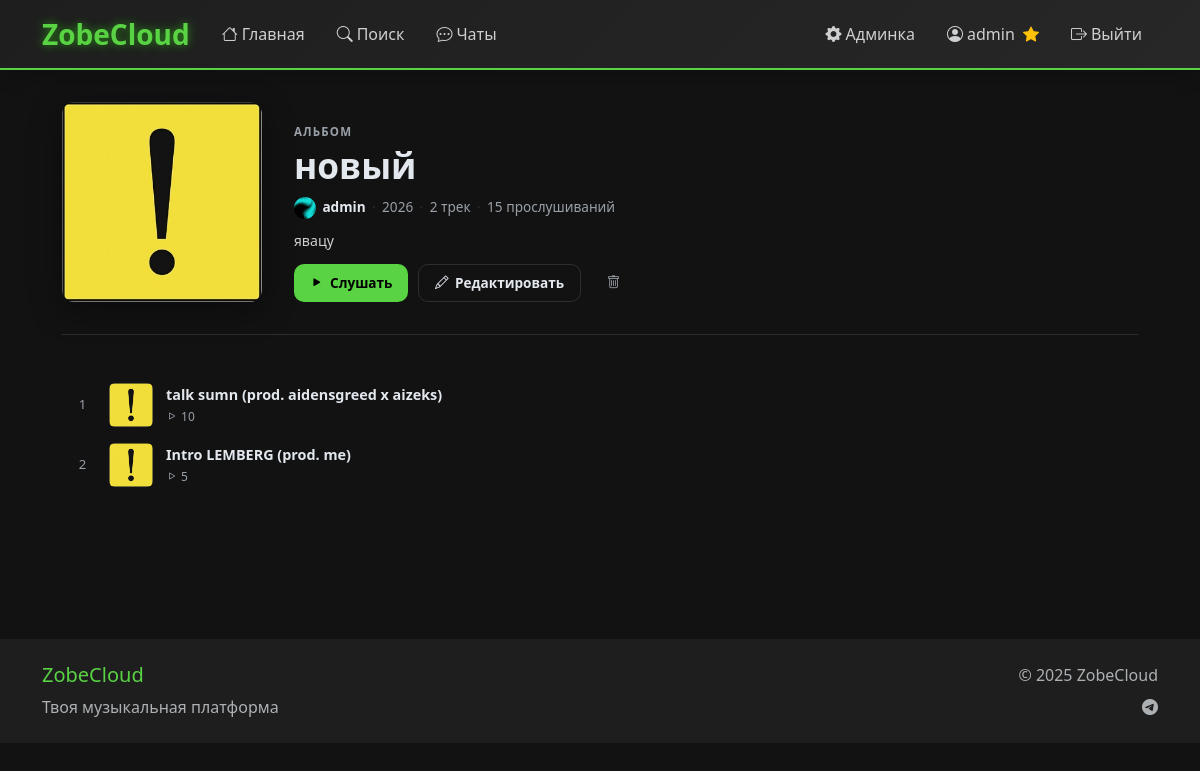
/album/3/ (signed in), run on the app's committed database.
### main/models.py (models this page shows, shortened)
class Album(models.Model):
    VISIBILITY_CHOICES = [
        ('public', 'Публичный'),
        ('unlisted', 'По ссылке'),
        ('private', 'Приватный'),
    ]
    title = models.CharField(max_length=200, verbose_name="Название")
    description = models.TextField(blank=True, verbose_name="Описание")
    cover = models.ImageField(upload_to='albums/covers/', blank=True, null=True, verbose_name="Обложка")
    user = models.ForeignKey(User, on_delete=models.CASCADE, related_name='albums', verbose_name="Артист")
    visibility = models.CharField(max_length=10, choices=VISIBILITY_CHOICES, default='public', verbose_name="Видимость")
    release_at = models.DateTimeField(null=True, blank=True, verbose_name="Дата релиза")
    created_at = models.DateTimeField(auto_now_add=True, verbose_name="Дата создания")
    class Meta:
        verbose_name = "Альбом"
        verbose_name_plural = "Альбомы"
        ordering = ['-created_at']
    @property
    def is_released(self):
        return self.release_at is None or self.release_at <= timezone.now()
    @property
    def cover_url(self):
        if self.cover and hasattr(self.cover, 'url'):
            try:
                return self.cover.url
            except ValueError:
                pass
        return f"{settings.STATIC_URL}images/default-track-cover.png"
    @property
    def tracks_count(self):
        return self.tracks.count()
    @property
    def plays_total(self):
        return self.tracks.aggregate(total=Sum('plays_count'))['total'] or 0

class UserProfile(models.Model):
    user = models.OneToOneField(User, on_delete=models.CASCADE, related_name='profile')
    bio = models.TextField(max_length=500, blank=True, verbose_name="О себе")
    location = models.CharField(max_length=100, blank=True, verbose_name="Местоположение")
    website = models.URLField(blank=True, verbose_name="Веб-сайт")
    avatar = models.ImageField(upload_to='avatars/', blank=True, null=True, verbose_name="Аватар")
    banner = models.ImageField(upload_to='banners/', blank=True, null=True, verbose_name="Баннер")
    is_private = models.BooleanField(default=False, verbose_name="Приватный профиль")
    created_at = models.DateTimeField(auto_now_add=True)
    updated_at = models.DateTimeField(auto_now=True)
    last_seen = models.DateTimeField(null=True, blank=True, verbose_name="Последнее посещение")
    terms_accepted_at = models.DateTimeField(null=True, blank=True, verbose_name="Дата принятия лицензионного соглашения")
    class Meta:
        verbose_name = "Профиль пользователя"
        verbose_name_plural = "Профили пользователей"
    @property
    def avatar_url(self):
        if self.avatar and hasattr(self.avatar, 'url'):
            try:
                return self.avatar.url
            except ValueError:
                return self.get_default_avatar()
        return self.get_default_avatar()
    def save(self, *args, **kwargs):
        super().save(*args, **kwargs)
        if self.avatar and hasattr(self.avatar, 'path'):
            try:
                from PIL import Image
                img_path = self.avatar.path
                if os.path.exists(img_path):
                    img = Image.open(img_path)
                    if img.height > 300 or img.width > 300:
                        output_size = (300, 300)
                        img.thumbnail(output_size)
                        img.save(img_path)
            except Exception as e:
                print(f"Ошибка при обработке аватара: {e}")
        if self.banner and hasattr(self.banner, 'path'):
            try:
                from PIL import Image
                img_path = self.banner.path
                if os.path.exists(img_path):
                    img = Image.open(img_path)
                    if img.height > 400 or img.width > 1200:
                        output_size = (1200, 400)
                        img.thumbnail(output_size)
                        img.save(img_path)
            except Exception as e:
                print(f"Ошибка при обработке баннера: {e}")
    @property
    def is_premium(self):
        try:
            subscription = self.user.premium_subscriptions.filter(
                admin_confirmed=True,
                is_active=True,
                expires_at__gt=timezone.now()
            ).first()
            return subscription is not None
        except:
            return False

class Track(models.Model):
    VISIBILITY_CHOICES = [
        ('public', 'Публичный'),
        ('unlisted', 'По ссылке'),
        ('private', 'Приватный'),
    ]
    title = models.CharField(max_length=200, verbose_name="Название")
    description = models.TextField(blank=True, verbose_name="Описание")
    audio_file = models.FileField(upload_to='tracks/audio/', verbose_name="Аудиофайл")
    cover = models.ImageField(upload_to='tracks/covers/', blank=True, null=True, verbose_name="Обложка")
    user = models.ForeignKey(User, on_delete=models.CASCADE, verbose_name="Пользователь")
    genre = models.ForeignKey(Genre, on_delete=models.SET_NULL, null=True, blank=True, related_name='tracks', verbose_name="Жанр")
    tags = models.ManyToManyField(Tag, blank=True, related_name='tracks', verbose_name="Теги")
    duration = models.PositiveIntegerField(null=True, blank=True, verbose_name="Длительность (секунды)")
    visibility = models.CharField(max_length=10, choices=VISIBILITY_CHOICES, default='public', verbose_name="Видимость")
    allow_downloads = models.BooleanField(default=False, verbose_name="Разрешить скачивание")
    allow_comments = models.BooleanField(default=True, verbose_name="Разрешить комментарии")
    uploaded_at = models.DateTimeField(auto_now_add=True, verbose_name="Дата загрузки")
    plays_count = models.PositiveIntegerField(default=0, verbose_name="Количество прослушиваний")
    downloads_count = models.PositiveIntegerField(default=0, verbose_name="Количество скачиваний")
    slug = models.SlugField(max_length=250, blank=True, verbose_name="URL")
    album = models.ForeignKey('Album', on_delete=models.SET_NULL, null=True, blank=True, related_name='tracks', verbose_name="Альбом")
    release_at = models.DateTimeField(null=True, blank=True, verbose_name="Дата релиза")
    sort_order = models.PositiveIntegerField(default=0, verbose_name="Порядок в альбоме")
    class Meta:
        verbose_name = "Трек"
        verbose_name_plural = "Треки"
        ordering = ['-uploaded_at']
    @property
    def cover_url(self):
        if self.cover and hasattr(self.cover, 'url'):
            try:
                return self.cover.url
            except ValueError:
                return self.get_default_cover()
        return self.get_default_cover()
    @property
    def audio_url(self):
        if self.audio_file and hasattr(self.audio_file, 'url'):
            try:
                return self.audio_file.url
            except ValueError:
                return None
        return None

### main/views.py (the view)
# urls.py: path('album/<int:pk>/', views.album_detail, name='album_detail'),
def album_detail(request, pk):
    album = get_object_or_404(Album, pk=pk)
    if album.visibility == 'private' and album.user != request.user:
        raise Http404
    if not album.is_released and album.user != request.user:
        raise Http404
    tracks = album.tracks.filter(
        Q(release_at__isnull=True) | Q(release_at__lte=timezone.now())
    ).select_related('user__profile').order_by('sort_order', 'uploaded_at')
    if album.user == request.user:
        tracks = album.tracks.select_related('user__profile').order_by('sort_order', 'uploaded_at')
    is_owner = album.user == request.user
    user_tracks = []
    if is_owner:
        user_tracks = Track.objects.filter(user=request.user).order_by('-uploaded_at')
    return render(request, 'main/album_detail.html', {
        'album': album,
        'tracks': tracks,
        'is_owner': is_owner,
        'user_tracks': user_tracks,
    })

### templates/main/album_detail.html (shortened to what this page needs)
{% extends "main/base.html" %}
{% load static %}
{% block content %}
<div class="container" style="max-width:1100px; padding-top:2rem; padding-bottom:6rem;">
  <div class="album-header">
    <div class="album-cover-wrap">
      {% if album.cover %}
        <img src="{{ album.cover_url }}" alt="{{ album.title }}" class="album-cover-img">
      {% else %}
        <div class="album-cover-placeholder"><i class="bi bi-collection"></i></div>
      {% endif %}
    </div>
    <div class="album-meta">
      <div class="album-type-label">Альбом</div>
      <h1 class="album-title">{{ album.title }}</h1>
      <div class="album-info-row">
        <a href="{% url 'public_profile' album.user.username %}" class="album-artist">
          <img src="{{ album.user.profile.avatar_url }}" alt="{{ album.user.username }}" class="album-artist-avatar">
          {{ album.user.username }}
        </a>
        <span class="album-info-sep">·</span>
        <span>{{ album.created_at|date:"Y" }}</span>
        <span class="album-info-sep">·</span>
        <span>{{ album.tracks_count }} трек{{ album.tracks_count|pluralize:",,ов" }}</span>
        <span class="album-info-sep">·</span>
        <span>{{ album.plays_total }} прослушиваний</span>
      </div>
      {% if album.description %}
        <p class="album-description">{{ album.description }}</p>
      {% endif %}
      <div class="album-actions">
        {% if album.tracks.all %}
          <button class="pf-btn pf-btn-green" onclick="playAlbum()">
            <i class="bi bi-play-fill"></i> Слушать
          </button>
        {% endif %}
        {% if is_owner %}
          <button class="pf-btn pf-btn-outline" data-bs-toggle="modal" data-bs-target="#editAlbumModal">
            <i class="bi bi-pencil"></i> Редактировать
          </button>
          <button class="pf-btn pf-btn-ghost" onclick="confirmDeleteAlbum()">
            <i class="bi bi-trash"></i>
          </button>
        {% endif %}
      </div>
    </div>
  </div>
  <div class="album-tracklist">
    {% if tracks %}
      {% for track in tracks %}
        <div class="album-track-row" data-track-id="{{ track.id }}" data-audio-url="{{ track.audio_url|escapejs }}">
          <div class="album-track-num">{{ forloop.counter }}</div>
          <div class="album-track-cover">
            {% if track.cover %}
              <img src="{{ track.cover_url }}" alt="{{ track.title }}">
            {% else %}
              <div class="album-track-cover-ph"><i class="bi bi-music-note"></i></div>
            {% endif %}
          </div>
          <div class="album-track-info">
            <a href="{% url 'track_detail' track.id %}" class="album-track-title">{{ track.title }}</a>
            <div class="album-track-plays"><i class="bi bi-play"></i> {{ track.plays_count }}</div>
          </div>
        </div>
      {% endfor %}
    {% endif %}
  </div>
</div>
{% endblock %}

### templates/main/base.html (shortened to what this page needs)
<!DOCTYPE html>
{% load static %}
<html lang="ru" data-bs-theme="dark">
<head>
  <link href="https://cdn.jsdelivr.net/npm/bootstrap@5.3.3/dist/css/bootstrap.min.css" rel="stylesheet">
  <link rel="stylesheet" href="https://cdn.jsdelivr.net/npm/bootstrap-icons@1.11.0/font/bootstrap-icons.css">
  <link rel="stylesheet" href="{% static 'css/style.css' %}">
</head>
<body class="bg-dark text-light">
  <header class="navbar navbar-expand-lg navbar-dark bg-primary sticky-top shadow">
    <div class="container">
      <a class="navbar-brand fw-bold fs-3" href="{% url 'home' %}">ZobeCloud</a>
      <div class="collapse navbar-collapse" id="navbarNav">
        <ul class="navbar-nav me-auto">
          <li class="nav-item">
            <a class="nav-link" href="{% url 'home' %}"><i class="bi bi-house me-1"></i>Главная</a>
          </li>
          <li class="nav-item">
            <a class="nav-link" href="{% url 'search' %}"><i class="bi bi-search me-1"></i>Поиск</a>
          </li>
          {% if user.is_authenticated %}
            <li class="nav-item">
              <a class="nav-link position-relative" href="{% url 'chat_list' %}" id="chatNavLink">
                <i class="bi bi-chat-dots me-1"></i>Чаты
              </a>
            </li>
          {% endif %}
        </ul>
        <ul class="navbar-nav">
          {% if user.is_authenticated %}
            {% if user.is_staff or user.is_superuser %}
              <li class="nav-item">
                <a class="nav-link text-warning" href="/admin/" target="_blank" title="Панель администратора">
                  <i class="bi bi-gear-fill me-1"></i>Админка
                </a>
              </li>
            {% endif %}
            <li class="nav-item">
              <a class="nav-link" href="{% url 'profile' %}">
                <i class="bi bi-person-circle me-1"></i>{{ user.username }}
                {% if user.profile.is_premium %}
                  <i class="bi bi-star-fill text-warning ms-1" title="Премиум"></i>
                {% endif %}
              </a>
            </li>
            <li class="nav-item">
              <a class="nav-link text-danger" href="{% url 'logout' %}">
                <i class="bi bi-box-arrow-right me-1"></i>Выйти
              </a>
            </li>
          {% endif %}
        </ul>
      </div>
    </div>
  </header>
  <div id="page-wrap">
    <main id="page-main">
      {% block content %}{% endblock %}
    </main>
    <footer class="bg-secondary text-center py-4 mt-5">
      <div class="container">
        <div class="row">
          <div class="col-md-6 text-md-start">
            <h5 class="text-success">ZobeCloud</h5>
            <p class="text-muted mb-0">Твоя музыкальная платформа</p>
          </div>
          <div class="col-md-6 text-md-end">
            <p class="text-muted mb-0">© 2025 ZobeCloud</p>
            <div class="mt-2"><a href="#" class="text-muted"><i class="bi bi-telegram"></i></a></div>
          </div>
        </div>
      </div>
    </footer>
  </div>
</body>
</html>

### static/css/style.css (style rules this page uses)
:root { --bg-primary: #121212; --bg-secondary: #1e1e1e; --bg-tertiary: #272727; --bg-quaternary: #2e2e2e; --bg-dark: #121212; --card-bg: #1e1e1e; --text-primary: #e3e8ee; --text-secondary: #cecfd0; --text-muted: #9aa0a8; --accent-green: #59d344; --accent-green-hover: #29c20e; --accent-green-light: #4cd131; --accent-green-dark: #28990e; --accent-color: #59d344; --accent-hover: #29c20e; --accent-secondary: #1d6b0f; --success-color: var(--accent-green); --danger-color: #f35f6b; --warning-color: #f8b539; --info-color: #899bfd; --border-color: #2e2e2e; --border-hover: var(--accent-green); --border-radius: 12px; --shadow-light: 0 2px 8px rgba(0, 0, 0, 0.3); --shadow-medium: 0 4px 16px rgba(0, 0, 0, 0.4); --shadow-heavy: 0 8px 32px rgba(0, 0, 0, 0.6); --shadow-green: 0 0 20px rgba(89, 211, 68, 0.35); --shadow: 0 4px 16px rgba(0, 0, 0, 0.4); }
* { box-sizing: border-box; }
html { height: 100%; }
body { background: linear-gradient(135deg, var(--bg-primary) 0%, var(--bg-secondary) 100%); color: var(--text-primary); font-family: 'Segoe UI', Tahoma, Geneva, Verdana, sans-serif; min-height: 100vh; display: flex; flex-direction: column; }
.bg-primary { background: linear-gradient(135deg, var(--bg-secondary), var(--bg-tertiary)) !important; border-bottom: 2px solid var(--accent-green); }
.bg-dark { background: var(--bg-primary) !important; }
.bg-secondary { background: var(--bg-secondary) !important; }
.text-success { color: var(--accent-green) !important; }
.navbar-brand { color: var(--accent-green) !important; text-shadow: 0 0 10px rgba(57, 255, 20, 0.5); }
.nav-link { color: var(--text-secondary) !important; transition: all 0.3s ease; border-radius: 6px; margin: 0 4px; padding: 8px 12px !important; }
#page-wrap { min-height: 100vh; }
a, button, .btn, .nav-link, .track-card, .artist-card, .playlist-card { transition-property: background-color, border-color, color, opacity, transform, box-shadow; transition-duration: 0.3s; transition-timing-function: ease; }

### data on the page
Album: cover_url (picture), title "новый", user.profile.avatar_url (picture), user.username "admin", created_at "2026", tracks_count "2", plays_total "15", description "явацу"
Track: cover_url (picture), title "talk sumn (prod. aidensgreed x aizeks)", plays_count "10"
Track: cover_url (picture), title "Intro LEMBERG (prod. me)", plays_count "5"

### other printed values
{{ user.username }} "admin"
